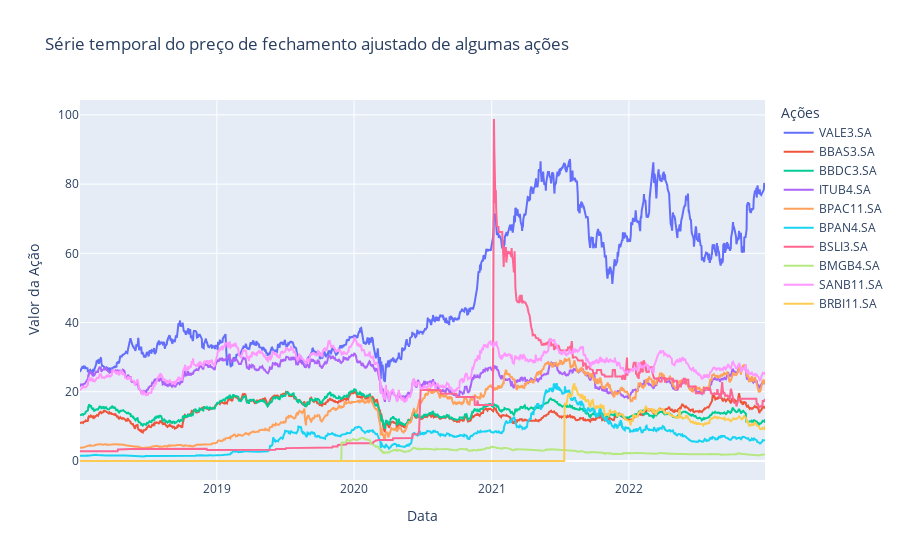

Notebook source saved alongside this figure:
### Code cell
# Plota os gráficos (Data x Valor da Ação) de cada uma das empresas cujo ticker está presente em "tickers_data".
plot_all_adjusted_close_prices(tickers_data)

### Figure 1 — Plotly figure (JSON) as saved in the notebook; plotly's stock layout.template omitted (floating-point values rounded to 4 significant figures; data arrays with more than 128 entries replaced by an {"elided": "..."} marker saying what was removed)
{"data": [{"mode": "lines", "name": "VALE3.SA", "type": "scatter", "x": {"elided": "1239 str values"}, "y": {"elided": "1239 float values"}}, {"mode": "lines", "name": "BBAS3.SA", "type": "scatter", "x": {"elided": "1239 str values"}, "y": {"elided": "1239 float values"}}, {"mode": "lines", "name": "BBDC3.SA", "type": "scatter", "x": {"elided": "1239 str values"}, "y": {"elided": "1239 float values"}}, {"mode": "lines", "name": "ITUB4.SA", "type": "scatter", "x": {"elided": "1239 str values"}, "y": {"elided": "1239 float values"}}, {"mode": "lines", "name": "BPAC11.SA", "type": "scatter", "x": {"elided": "1239 str values"}, "y": {"elided": "1239 float values"}}, {"mode": "lines", "name": "BPAN4.SA", "type": "scatter", "x": {"elided": "1239 str values"}, "y": {"elided": "1239 float values"}}, {"mode": "lines", "name": "BSLI3.SA", "type": "scatter", "x": {"elided": "1239 str values"}, "y": {"elided": "1239 float values"}}, {"mode": "lines", "name": "BMGB4.SA", "type": "scatter", "x": {"elided": "1239 str values"}, "y": {"elided": "1239 float values"}}, {"mode": "lines", "name": "SANB11.SA", "type": "scatter", "x": {"elided": "1239 str values"}, "y": {"elided": "1239 float values"}}, {"mode": "lines", "name": "BRBI11.SA", "type": "scatter", "x": {"elided": "1239 str values"}, "y": {"elided": "1239 float values"}}], "layout": {"clickmode": "event+select", "hovermode": "x unified", "legend": {"title": {"text": "Ações"}}, "title": {"text": "Série temporal do preço de fechamento ajustado de algumas ações"}, "xaxis": {"title": {"text": "Data"}}, "yaxis": {"title": {"text": "Valor da Ação"}}}}
